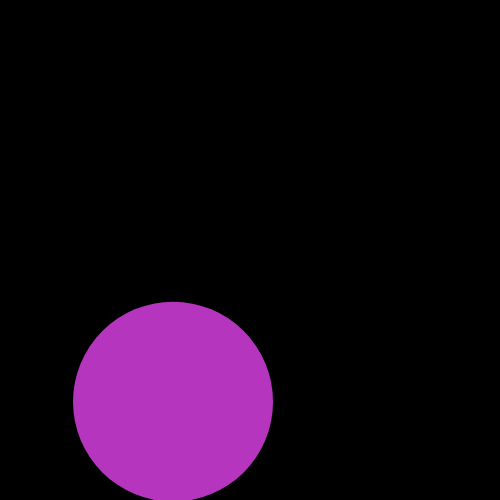
Frame 1 (no input)
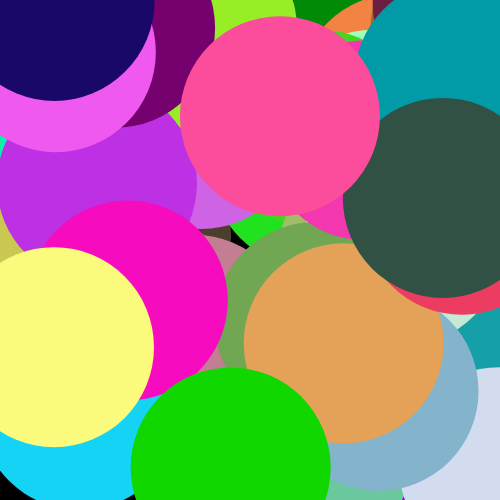
Frame 60 (no input)
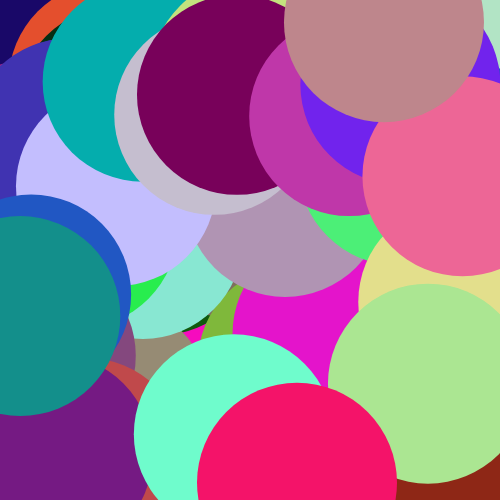
Frame 120 (the mouse pressed at the canvas centre since frame 60)

The p5.js sketch that drew these frames (run headless with seeded random() and noise() and a simulated clock; from frame 60 on, the mouse is pressed at the canvas centre):

// p5.js sketch
// ── sketch.js
//This exercise demonstrates how to draw a circle with random coordinates and colours, and also the problem of calling random() inside draw

var size = 200;

function setup(){
    createCanvas(500,500);
    noStroke();
    background(0);
}
function draw(){
    
    fill(random(255),random(255),random(255));
    ellipse(random(width),random(height),size,size);
}
